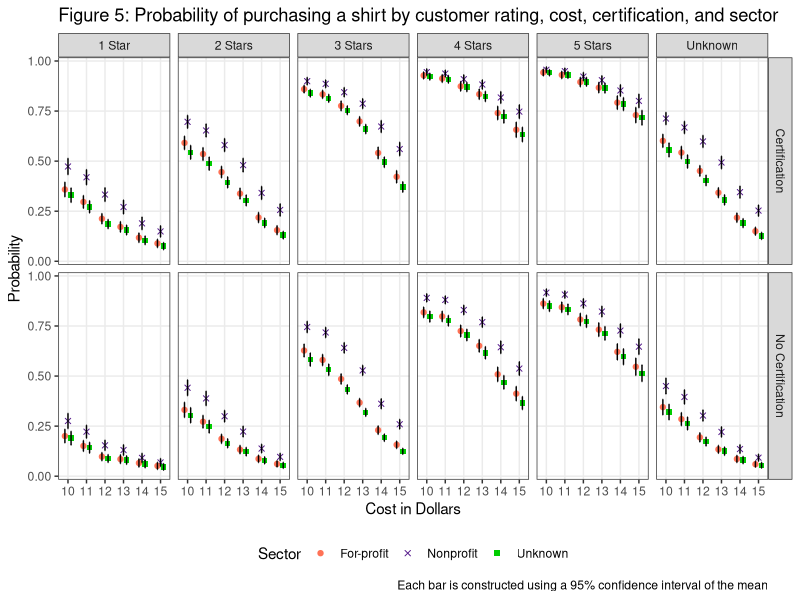

This chart was generated by the following R code:

getwd()
setwd()

require(dplyr)
require(ggplot2)
require(tidyr)
require(scales)
require(readxl)

PurchProbShirt <- read_excel("Shirt_Long_Results.xlsx")


shirt <- PurchProbShirt %>% 
  filter(`cost ($)` >= 10)

# Dot Plot chart ci bars
D <- ggplot(shirt, aes(y = probability, x = `cost ($)`, 
                      color = Sector, shape = Sector)) + 
  geom_point(position = position_dodge(width = 0.5)) +
  geom_errorbar(aes(ymin=probability-ci, ymax=probability+ci), width=.1, color="black", position = position_dodge(width = 0.5)) +
  scale_shape_manual(values=c(19, 4, 15, 17))+
  scale_color_manual(values=c('coral1', "purple4", "green3", "cornflowerblue"))+
  scale_x_continuous(breaks = 10:15) +
  labs(color = "Sector", shape = "Sector", x = "Cost", y = "Probability", 
       title = "Figure 5: Probability of purchasing a shirt by customer rating, cost, certification, and sector",
       caption="Each bar is constructed using a 95% confidence interval of the mean") +
  facet_wrap(vars(rating)) +
  theme_bw() +
  facet_grid(certification ~ rating) +
  theme(panel.grid.minor = element_blank(),
        legend.position = "bottom")

D + xlab("Cost in Dollars")

